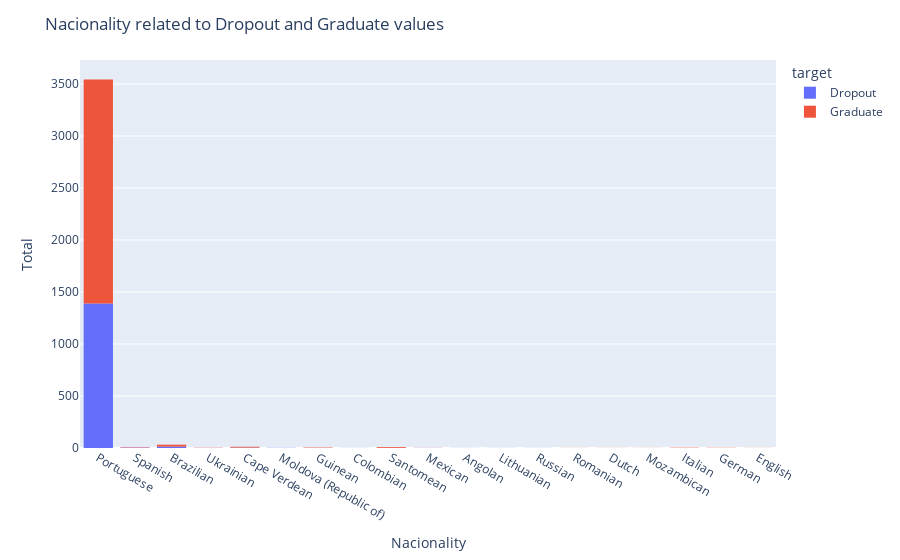

Notebook cell for this chart:
### Code cell
# Nacionality related to target values

fig = px.histogram(data_copy, x='nacionality', color="target")
fig.update_layout(
        title="Nacionality related to Dropout and Graduate values",
        xaxis_title="Nacionality",
        yaxis_title="Total")
fig.show()

# Saving the plot
fig.write_image("Nacionality_related_to_Dropout_and_Graduate_values.png")

### Figure 1 — Plotly figure (JSON) as saved in the notebook; plotly's stock layout.template omitted (floating-point values rounded to 4 significant figures; data arrays with more than 128 entries replaced by an {"elided": "..."} marker saying what was removed)
{"data": [{"alignmentgroup": "True", "bingroup": "x", "hovertemplate": "target=Dropout<br>nacionality=%{x}<br>count=%{y}<extra></extra>", "legendgroup": "Dropout", "marker": {"color": "#636efa", "pattern": {"shape": ""}}, "name": "Dropout", "offsetgroup": "Dropout", "orientation": "v", "showlegend": true, "type": "histogram", "x": {"elided": "1421 str values"}, "xaxis": "x", "yaxis": "y"}, {"alignmentgroup": "True", "bingroup": "x", "hovertemplate": "target=Graduate<br>nacionality=%{x}<br>count=%{y}<extra></extra>", "legendgroup": "Graduate", "marker": {"color": "#EF553B", "pattern": {"shape": ""}}, "name": "Graduate", "offsetgroup": "Graduate", "orientation": "v", "showlegend": true, "type": "histogram", "x": {"elided": "2209 str values"}, "xaxis": "x", "yaxis": "y"}], "layout": {"barmode": "relative", "legend": {"title": {"text": "target"}, "tracegroupgap": 0}, "margin": {"t": 60}, "title": {"text": "Nacionality related to Dropout and Graduate values"}, "xaxis": {"anchor": "y", "domain": [0, 1], "title": {"text": "Nacionality"}}, "yaxis": {"anchor": "x", "domain": [0, 1], "title": {"text": "Total"}}}}
